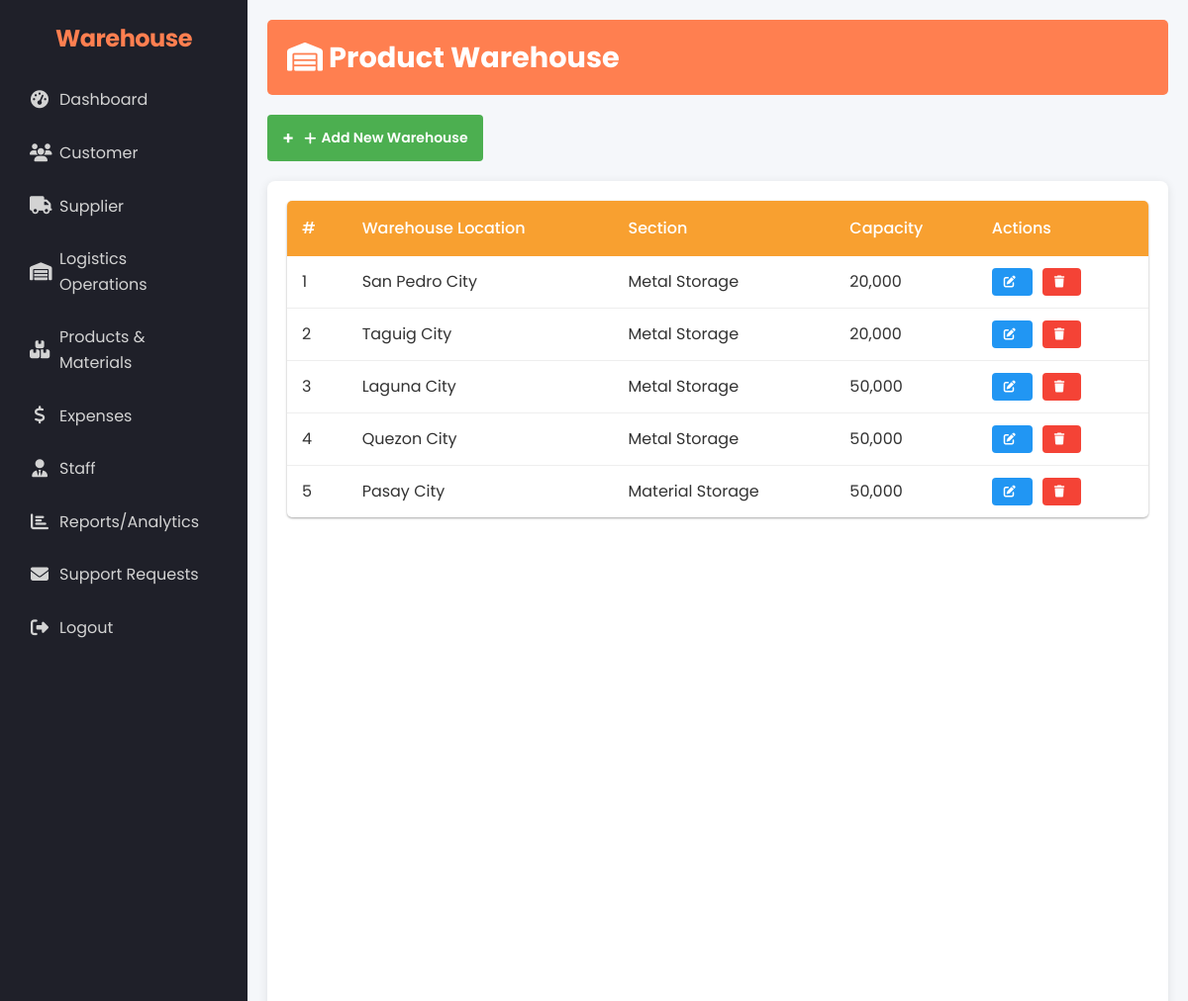
Page /admin/product_warehouse.php (signed in) on the committed database.
### tables this page shows
CREATE TABLE `products_warehouse` (
  `productLocationID` int(11) NOT NULL,
  `productWarehouse` varchar(45) NOT NULL,
  `Section` varchar(45) NOT NULL,
  `Capacity` int(11) NOT NULL,
  `warehouse_weight_unit` varchar(32) NOT NULL,
  `current_usage` decimal(10,2) DEFAULT 0.00,
  `remaining_capacity` decimal(10,2) GENERATED ALWAYS AS (`Capacity` - `current_usage`) STORED
);

### admin/product_warehouse.php (the view, shortened to what this page needs)
<?php
require_once '../admin/session_check_admin.php';
$query = "SELECT
    productLocationID,
    productWarehouse,
    Section,
    Capacity
    FROM products_warehouse
    ORDER BY productLocationID";
$result = mysqli_query($conn, $query);
?>
<!DOCTYPE html>
<html lang="en">
<head>
    <link rel="stylesheet" href="../assets/css/style.css">
    <link rel="stylesheet" href="../assets/css/admin.css">
    <link rel="stylesheet" href="https://cdnjs.cloudflare.com/ajax/libs/font-awesome/5.15.4/css/all.min.css">
</head>
<body>
    <div class="dashboard-container">
        <?php include '../layouts/sidebar.php'; ?>
        <div class="main-content">
            <div class="warehouse-header">
                <h1><i class="fas fa-warehouse"></i> Product Warehouse</h1>
            </div>
            <div class="action-button-container">
                <button class="btn-add" onclick="openAddModal()">
                    <i class="fas fa-plus"></i> Add New Warehouse
                </button>
            </div>
            <div class="content">
                <div class="warehouse-table-container">
                    <table class="warehouse-table">
                        <thead>
                            <tr>
                                <th>#</th>
                                <th>Warehouse Location</th>
                                <th>Section</th>
                                <th>Capacity</th>
                                <th>Actions</th>
                            </tr>
                        </thead>
                        <tbody>
                            <?php if ($result && mysqli_num_rows($result) > 0): ?>
                                <?php $counter = 1; ?>
                                <?php while ($row = mysqli_fetch_assoc($result)): ?>
                                    <tr>
                                        <td><?php echo $counter++; ?></td>
                                        <td><?php echo htmlspecialchars($row['productWarehouse']); ?></td>
                                        <td><?php echo htmlspecialchars($row['Section']); ?></td>
                                        <td><?php echo number_format($row['Capacity']); ?></td>
                                        <td class="action-buttons">
                                            <button class="btn-edit" onclick='openEditModal(<?php echo json_encode($row); ?>)'>
                                                <i class="fas fa-edit"></i>
                                            </button>
                                            <button class="btn-delete" onclick="confirmDelete(<?php echo $row['productLocationID']; ?>, '<?php echo htmlspecialchars($row['productWarehouse']); ?>')">
                                                <i class="fas fa-trash"></i>
                                            </button>
                                        </td>
                                    </tr>
                                <?php endwhile; ?>
                            <?php else: ?>
                                <tr>
                                    <td colspan="5" class="no-records">No warehouses found</td>
                                </tr>
                            <?php endif; ?>
                        </tbody>
                    </table>
                </div>
            </div>
        </div>
    </div>
</body>
</html>

### assets/css/style.css (style rules this page uses)
* { margin: 0; padding: 0; box-sizing: border-box; font-family: 'Poppins', sans-serif; }
body { background: #f5f7fa; display: flex; justify-content: center; align-items: center; min-height: 100vh; background-image: linear-gradient(to right, #6a11cb, #2575fc); }
* { margin: 0; padding: 0; box-sizing: border-box; }
body { font-family: Arial, sans-serif; background-color: #f4f4f4; color: #fff; display: flex; height: 100vh; }
.dashboard-container { display: flex; width: 100%; }
.main-content { flex-grow: 1; padding: 20px; background-color: #fff; color: #333; }
.content { background-color: #eaeaea; padding: 20px; border-radius: 5px; min-height: calc(100vh - 150px); }
.btn-edit, .btn-delete { padding: 5px 10px; border: none; border-radius: 5px; cursor: pointer; font-size: 14px; transition: background-color 0.3s ease; }
.btn-edit { background-color: #4caf50; color: #fff; }
.btn-delete { background-color: #f44336; color: #fff; }
* { margin: 0; padding: 0; box-sizing: border-box; font-family: 'Segoe UI', Tahoma, Geneva, Verdana, sans-serif; }
body { min-height: 100vh; display: flex; justify-content: center; align-items: center; background: #1f1c1c; color: #fff; }
body { background-color: #ffffff; color: #333; line-height: 1.6; padding: 40px 0; }

### assets/css/admin.css (style rules this page uses)
.dashboard-container { display: flex; }
.main-content { flex: 1; padding: 20px; background-color: #f5f7fa; }
.btn-edit, .btn-delete { padding: 8px 14px; margin-right: 6px; border: none; border-radius: 5px; cursor: pointer; font-size: 14px; transition: all 0.2s ease; font-weight: 500; }
.btn-edit { background-color: #007bff; color: white; }
.btn-delete { background-color: #dc3545; color: white; }
.action-buttons { display: flex; gap: 5px; }
.btn-edit, .btn-delete { padding: 6px 12px; border: none; border-radius: 4px; cursor: pointer; }
.btn-edit { background-color: #2196F3; color: white; }
.btn-delete { background-color: #f44336; color: white; }
.dashboard-container { display: flex; height: 100vh; overflow: hidden; }
.main-content { flex: 1; padding: 20px; background-color: #f5f7fa; overflow-y: auto; }
.dashboard-container { display: flex; height: 100vh; overflow: hidden; background-color: #f8f9fa; }
.main-content { flex: 1; padding: 24px; overflow-y: auto; }
.content { padding: 20px; }
.btn-edit, .btn-delete { padding: 6px 12px; border: none; border-radius: 4px; cursor: pointer; font-size: 13px; margin-right: 5px; display: inline-flex; align-items: center; transition: all 0.2s; }
.btn-edit i, .btn-delete i { margin-right: 5px; font-size: 12px; }
body { font-family: Arial, Helvetica, sans-serif; margin: 0; padding: 0; background-color: #f2f2f2; color: #333; }
.dashboard-container { display: flex; min-height: 100vh; }
.main-content { flex: 1; padding: 20px; overflow-y: auto; }
.content { background-color: #fff; border-radius: 8px; box-shadow: 0 2px 10px rgba(0,0,0,0.1); padding: 20px; }
.action-button-container { margin-bottom: 20px; display: flex; justify-content: flex-start; }
.btn-add { background-color: #4CAF50; color: white; border: none; padding: 10px 20px; border-radius: 4px; cursor: pointer; font-weight: 600; display: flex; align-items: center; }
.btn-add:before { content: "+"; margin-right: 5px; font-size: 18px; }
.btn-edit, .btn-delete, .btn-update, .btn-save { padding: 6px 12px; border: none; border-radius: 4px; cursor: pointer; font-weight: 600; font-size: 12px; }
.btn-edit { background-color: #3498db; color: white; }
.btn-delete { background-color: #e74c3c; color: white; }
.btn-add { background-color: #28a745; color: white; border: none; padding: 10px 20px; border-radius: 5px; cursor: pointer; font-size: 14px; }

### assets/css/sidebar.css (style rules this page uses)
html, body { margin: 0; padding: 0; min-height: 100vh; overflow-x: hidden; }
body { padding-left: 250px !important; transition: none; }
.dashboard-container { display: flex; width: 100%; min-height: 100vh; }

### rows in the picture
products_warehouse: productWarehouse "San Pedro City", Section "Metal Storage", Capacity "20,000"
products_warehouse: productWarehouse "Taguig City", Section "Metal Storage", Capacity "20,000"
products_warehouse: productWarehouse "Laguna City", Section "Metal Storage", Capacity "50,000"
products_warehouse: productWarehouse "Quezon City", Section "Metal Storage", Capacity "50,000"
products_warehouse: productWarehouse "Pasay City", Section "Material Storage", Capacity "50,000"
